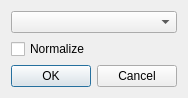
<?xml version="1.0" encoding="UTF-8"?>
<ui version="4.0">
 <class>Dialog</class>
 <widget class="QDialog" name="Dialog">
  <property name="geometry">
   <rect>
    <x>0</x>
    <y>0</y>
    <width>174</width>
    <height>90</height>
   </rect>
  </property>
  <property name="windowTitle">
   <string>Dialog</string>
  </property>
  <layout class="QVBoxLayout" name="verticalLayout">
   <item>
    <widget class="QComboBox" name="cb_dtype"/>
   </item>
   <item>
    <widget class="QCheckBox" name="cb_normalize">
     <property name="text">
      <string>Normalize</string>
     </property>
    </widget>
   </item>
   <item>
    <widget class="QDialogButtonBox" name="buttonBox">
     <property name="orientation">
      <enum>Qt::Horizontal</enum>
     </property>
     <property name="standardButtons">
      <set>QDialogButtonBox::Cancel|QDialogButtonBox::Ok</set>
     </property>
    </widget>
   </item>
  </layout>
 </widget>
 <resources/>
 <connections>
  <connection>
   <sender>buttonBox</sender>
   <signal>accepted()</signal>
   <receiver>Dialog</receiver>
   <slot>accept()</slot>
   <hints>
    <hint type="sourcelabel">
     <x>248</x>
     <y>254</y>
    </hint>
    <hint type="destinationlabel">
     <x>157</x>
     <y>274</y>
    </hint>
   </hints>
  </connection>
  <connection>
   <sender>buttonBox</sender>
   <signal>rejected()</signal>
   <receiver>Dialog</receiver>
   <slot>reject()</slot>
   <hints>
    <hint type="sourcelabel">
     <x>316</x>
     <y>260</y>
    </hint>
    <hint type="destinationlabel">
     <x>286</x>
     <y>274</y>
    </hint>
   </hints>
  </connection>
 </connections>
</ui>
